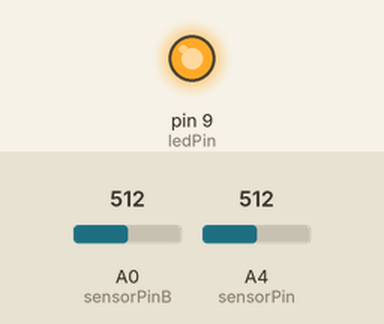
Simulated run of this sketch. Board: Arduino Uno, built with avr-gcc and run on an emulated ATmega328P. Shown: output pins drawn as LEDs (lit = HIGH). Inputs (shaded band) come from the test bench; at power-on: A0 (sensorPinB) = 512, A4 (sensorPin) = 512. What the sketch prints to the serial monitor is not drawn.

Above: at 0.1 s.
At 5.1 s:
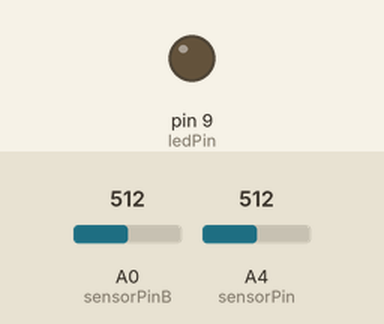
Timing chart, 0 to 6.6 s (numbered marks = the images above):
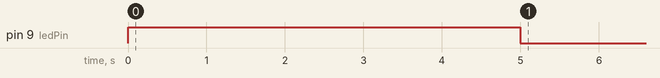

The sketch:

lightSensing_double.ino
```cpp
//Count Time & Calibration
unsigned long start_time;
unsigned long current_time;
unsigned long elapsed_time;
unsigned long start_calibrate;
unsigned long current_calibrate;
unsigned long elapsed_calibrate;

//Input & Output
const int sensorPin = A4;
const int sensorPinB = A0;
const int ledPin = 9;
int sensorValue = 0;
int sensorMin = 1023;
int sensorMax = 0;
int sensorValueB = 0;
int sensorMinB = 1023;
int sensorMaxB = 0;

//Average
int New_regAverage = 255;
int Old_regAverage;
int list[20];
int numReadings = 20;
//int sensorReading = 0;
int total = 0;
int regAverage = 0;

int New_regAverageB = 255;
int Old_regAverageB;
int listB[20];
int totalB = 0;
int regAverageB = 0;

//Trigger
bool CHAOS = false;
int threshold = 45;


void setup() {
  pinMode(ledPin, OUTPUT);
  analogWrite(ledPin, 255);
  while (millis() < 5000) {
    sensorValue = analogRead(sensorPin);
    sensorValueB = analogRead(sensorPinB);

    // record the maximum sensor value
    if (sensorValue > sensorMax) {
      sensorMax = sensorValue;
    }

    // record the minimum sensor value
    if (sensorValue < sensorMin) {
      sensorMin = sensorValue;
    }

    // record the maximum sensor value
    if (sensorValueB > sensorMaxB) {
      sensorMaxB = sensorValueB;
    }

    // record the minimum sensor value
    if (sensorValueB < sensorMinB) {
      sensorMinB = sensorValueB;
    }
  }
  analogWrite(ledPin, 0);
  // put your setup code here, to run once:
  Serial.begin(9600);
//  Serial.print("sensorMin:");
//  Serial.println(sensorMin);
//  Serial.print("sensorMax:");
//  Serial.println(sensorMax);
//  Serial.print("sensorMinB:");
//  Serial.println(sensorMinB);
//  Serial.print("sensorMaxB:");
//  Serial.println(sensorMaxB);
  for (int thisReading = 0; thisReading < numReadings; thisReading++) {
    list[thisReading] = 0;
    listB[thisReading] = 0;
  }
  //establishContact();
}

void loop() {

  //Count Time
  start_time = millis();
  //Serial.println(start_time);

  //Main Action
  do {
    current_time = millis();
    elapsed_time = current_time - start_time;

    for (int thisReading = 0; thisReading < numReadings; thisReading++) {
      list[thisReading] = analogRead(sensorPin);
      list[thisReading] = map(list[thisReading], sensorMin, sensorMax, 0, 255);
      list[thisReading] = constrain(list[thisReading], 0, 255);
      listB[thisReading] = analogRead(sensorPinB);
      listB[thisReading] = map(listB[thisReading], sensorMinB, sensorMaxB, 0, 255);
      listB[thisReading] = constrain(listB[thisReading], 0, 255);
      // Update Total
      // add the reading to the total:
      total = total + list[thisReading];
      totalB = totalB + listB[thisReading];
      delay(5);
    }
//    Serial.print("ArrayA: [");
//    for (byte j = 0; j < numReadings; j++) {
//      Serial.print(list[j], DEC);
//      Serial.print (", ");
//    }
//    Serial.print("]\r\n");
//    Serial.print("ArrayB: [");
//    for (byte j = 0; j < numReadings; j++) {
//      Serial.print(listB[j], DEC);
//      Serial.print (", ");
//    }
//    Serial.print("]\r\n");
    //average of all values
    regAverage = total / numReadings;
    New_regAverage = regAverage;
    regAverageB = totalB / numReadings;
    New_regAverageB = regAverageB;
//    Serial.print("New_regAverage:  ");
//    Serial.println(New_regAverage);
//    Serial.print("New_regAverageB:  ");
//    Serial.println(New_regAverageB);


    if (( New_regAverage > threshold && Old_regAverage <= threshold) || (New_regAverageB > threshold && Old_regAverageB <= threshold)) {
      analogWrite(ledPin, 255);
      CHAOS = false;
    } else if (( New_regAverage < threshold && Old_regAverage >= threshold) || (New_regAverageB < threshold && Old_regAverageB >= threshold)) {
      analogWrite(ledPin, 0);
      CHAOS = true;
    }
    if (CHAOS == true) {
      Serial.println("Y"); //play yellow video; chaotic Mov2
    } else {
      Serial.println("P"); //play pink video; calm Mov1
    }
    total = 0;
    Old_regAverage = New_regAverage;
    totalB = 0;
    Old_regAverageB = New_regAverageB;
    delay(5);
  }
  while (elapsed_time < 1200000);


  //Recalibrate every 20min
  if (elapsed_time = 1200000) {
    sensorMin = 1023;
    sensorMax = 0;
    sensorMinB = 1023;
    sensorMaxB = 0;
    // Serial.println("recalibrate");
    start_calibrate = millis();
    do {

      current_calibrate = millis();
      elapsed_calibrate = current_calibrate - start_calibrate;
      sensorValue = analogRead(sensorPin);

      // record the maximum sensor value
      if (sensorValue > sensorMax) {
        sensorMax = sensorValue;
      }

      // record the minimum sensor value
      if (sensorValue < sensorMin) {
        sensorMin = sensorValue;
      }

      sensorValueB = analogRead(sensorPinB);

      // record the maximum sensor value
      if (sensorValueB > sensorMaxB) {
        sensorMaxB = sensorValueB;
      }

      // record the minimum sensor value
      if (sensorValueB < sensorMinB) {
        sensorMinB = sensorValueB;
      }
    }
    while (elapsed_calibrate < 5000);
//    Serial.print("sensorMin:");
//    Serial.println(sensorMin);
//    Serial.print("sensorMax:");
//    Serial.println(sensorMax);
//    Serial.print("sensorMinB:");
//    Serial.println(sensorMinB);
//    Serial.print("sensorMaxB:");
//    Serial.println(sensorMaxB);
  }


}

// send an A to to initiate first contact
void establishContact() {
  while (Serial.available() <= 0) {
    Serial.println("A");
    delay(200);
  }
}
```
